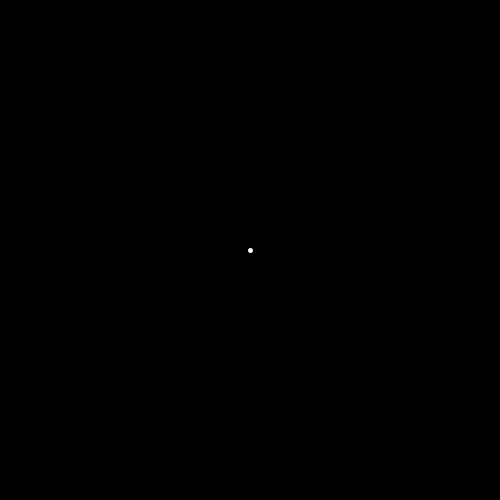
Frame 1 (no input)
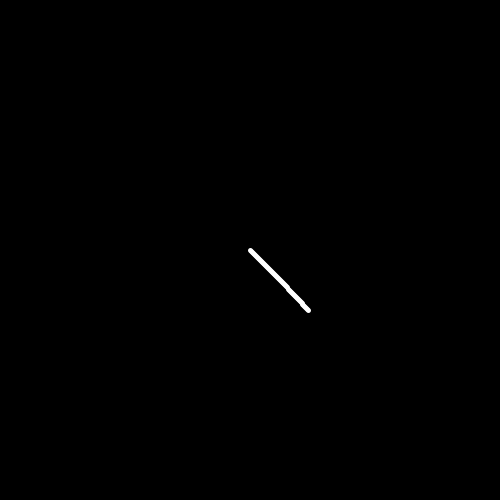
Frame 60 (the mouse pressed at the canvas centre just before this capture)
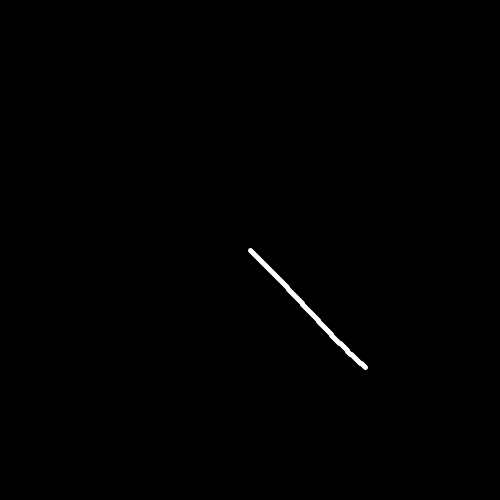
Frame 120 (the mouse held since frame 60 and released just before this capture)

The Processing sketch that drew these frames (run headless with seeded random() and noise(); from frame 60 on, the mouse is pressed at the canvas centre):

// Processing sketch: sketch_31
// ── sketch_31.pde
float r = 0;
int p = 0;
boolean pup = true;
void setup() {
  size(500,500);
  background(0);
  stroke(255);
  strokeWeight(5);
  frameRate(500);
}
void draw() {
  translate((width/2)+p,(height/2)+p);
  rotate(r);
  point(0 + r, 0);
  r = r + .03;
  if (pup) {
    p = p + 1;
  }else{
    p = p - 1;
  }
  if (p > 200){
    pup = false;
  }
  if (p < -200) {
  }
  println(p);
}
